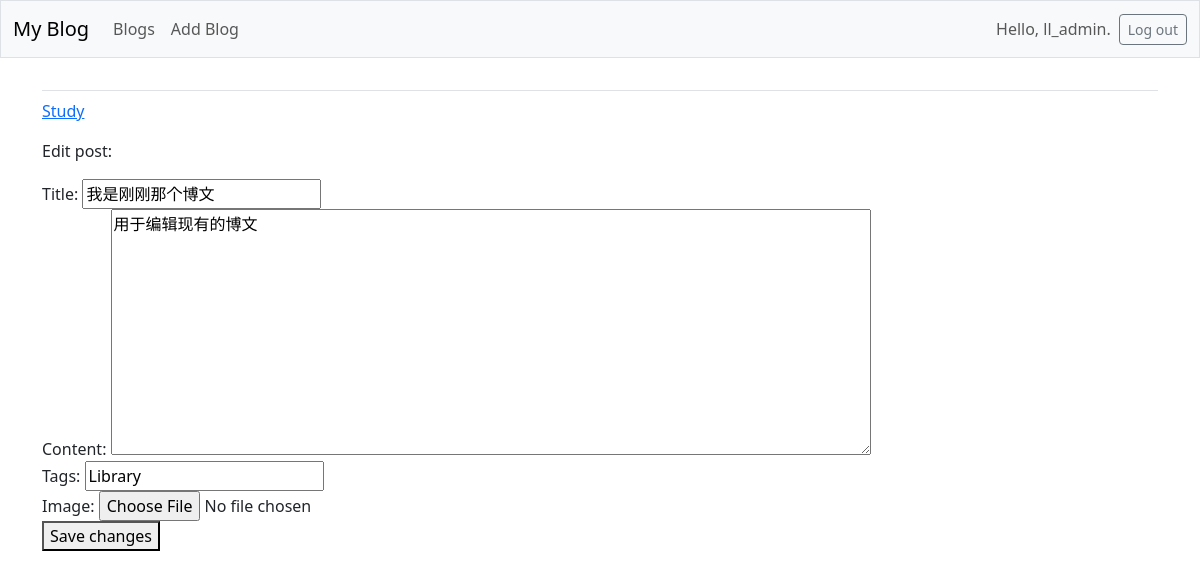
The page /edit_post/11/ (signed in) on the database its author committed.
### blogs/models.py (models this page shows, shortened)
class Blog(models.Model):
    title = models.CharField(max_length=100)
    date_added = models.DateTimeField(auto_now_add=True)  # 创建时间
    author = models.ForeignKey(User, on_delete=models.CASCADE, related_name='authored_blogs')
    owner = models.ForeignKey(User, on_delete=models.CASCADE, related_name='owned_blogs')
    description = models.TextField(blank=True)  # 描述，可以为空
    cover_image = models.ImageField(upload_to='blog_covers/', blank=True, null=True)  # 封面图，允许为空
    def __str__(self):
        return self.title  # 返回博客标题作为字符串表示

class Post(models.Model):
    title = models.CharField(max_length=200)
    content = models.TextField()
    author = models.ForeignKey(User, on_delete=models.CASCADE)  # 博文作者关联到用户模型
    date_added = models.DateTimeField(auto_now_add=True)  # 创建时间
    blog = models.ForeignKey(Blog, on_delete=models.CASCADE)  # 外键关联到博客模型
    tags = models.CharField(max_length=100, blank=True)  # 标签，可以为空，可以根据需要更改数据类型
    image = models.ImageField(upload_to='post_images/', blank=True, null=True)  # 图片，允许为空
    likes = models.IntegerField(default=0)  # 点赞数，默认为0

### blogs/views.py (the view)
# urls.py: path('edit_post/<int:post_id>/', views.edit_post, name='edit_post'),
@login_required
def edit_post(request, post_id):
    post = Post.objects.get(id=post_id)
    blog = post.blog
    if blog.author != request.user:
        raise Http404
    if request.method != 'POST':
        form = PostForm(instance=post)
    else:
        form = PostForm(instance=post, data=request.POST)
        if form.is_valid():
            form.save()
            return redirect('blogs:blog', blog_id=blog.id)
    context = {'post': post, 'blog': blog, 'form': form}
    return render(request, 'blogs/edit_post.html', context)

### blogs/forms.py
class PostForm(forms.ModelForm):
    class Meta:
        model = Post
        fields = ['title', 'content', 'tags', 'image']
        labels = {'title': 'Title', 'content': 'Content', 'tags': 'Tags', 'image': 'Image'}
        widgets = {'content': forms.Textarea(attrs={'rows': 10, 'cols': 80})}  # 自定义 content 字段的文本区域大小

### blogs/templates/blogs/edit_post.html (shortened to what this page needs)
{% extends "blogs/base.html" %}
{% block content %}
    <p><a href="{% url 'blogs:blog' blog_id=blog.id %}">{{ blog }}</a></p>
    <p>Edit post:</p>
    <form action="{% url 'blogs:edit_post' post_id=post.id %}" method='post'>
        {{ form.as_div }}
        <button name="submit">Save changes</button>
    </form>
{% endblock content %}

### blogs/templates/blogs/base.html (shortened to what this page needs)
<!doctype html>
<html lang="en">
<head>
    {% load django_bootstrap5 %}
    {% bootstrap_css %}
</head>
<body>
    <nav class="navbar navbar-expand-md navbar-light bg-light mb-4 border">
        <div class="container-fluid">
            <a class="navbar-brand" href="{% url 'blogs:index' %}">
                My Blog</a>
            <div class="collapse navbar-collapse" id="navbarCollapse">
                <ul class="navbar-nav me-auto mb-2 mb-md-0">
                    <li class="nav-item">
                        <a class="nav-link" href="{% url 'blogs:blogs' %}">
                            Blogs</a></li>
                    <li class="nav-item">
                        <a class="nav-link" href="{% url 'blogs:add_blog' %}">
                            Add Blog</a>
                    </li>
                </ul>
                <ul class="navbar-nav ms-auto mb-2 mb-md-0">
                    {% if user.is_authenticated %}
                    <li class="nav-item">
                        <span class="navbar-text me-2">Hello, {{ user.username }}.
                        </span></li>
                    {% endif %}
                </ul>
                {% if user.is_authenticated %}
                <form action="{% url 'accounts:logout' %}" method='post'>
                    <button name='submit' class='btn btn-outline-secondary btn-sm'>
                    Log out</button>
                </form>
            {% endif %}
            </div>
        </div>
    </nav>
    <main class="container">
        <div class="pb-2 mb-2 border-bottom">
        </div>
        <div>
            {% block content %}{% endblock content %}
        </div>
    </main>
</body>
</html>

### rows shown on the page
Blog: title "Study"
Post: title "我是刚刚那个博文", content "用于编辑现有的博文", tags "Library"

### other values the page prints
{{ user.username }} "ll_admin"
